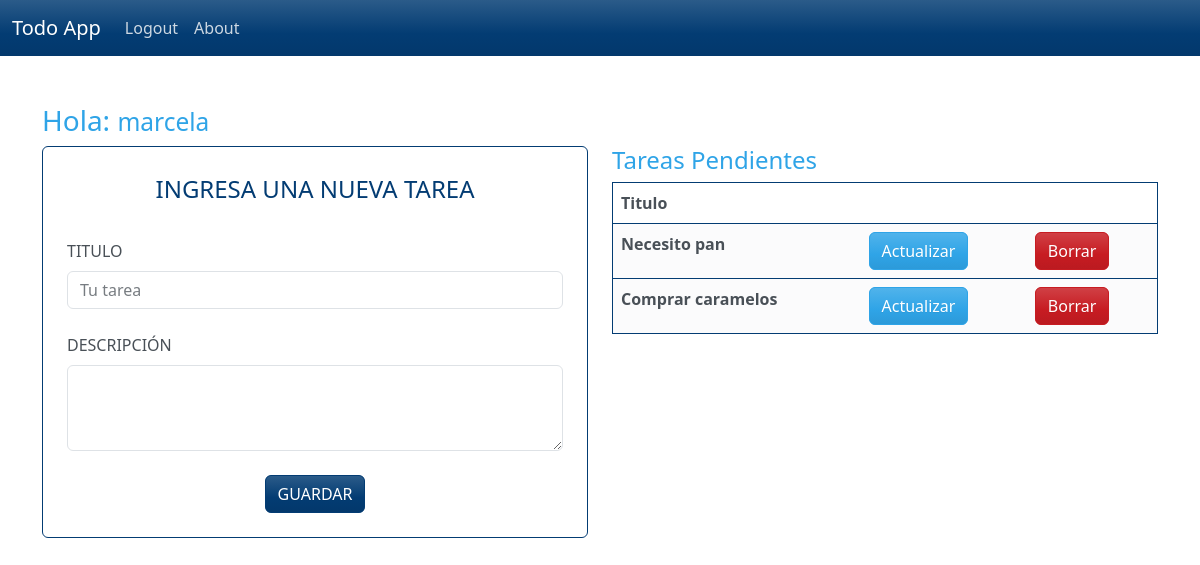
/tareas (signed in), run on an earlier commit of the app's database.
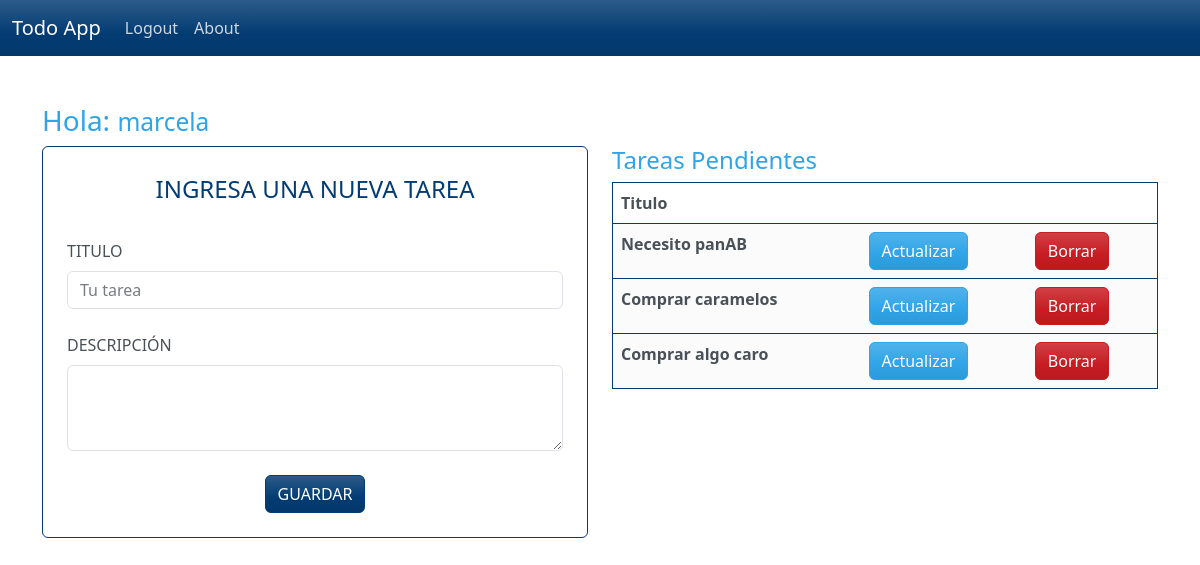
And on a later commit of the database.
### tables this page shows
CREATE TABLE tareas (
                id INTEGER PRIMARY KEY AUTOINCREMENT,
                titulo TEXT NOT NULL,
                descripcion TEXT,
                fecha_creacion TEXT DEFAULT CURRENT_TIMESTAMP,
                user_id INTEGER NOT NULL,
                FOREIGN KEY (user_id) REFERENCES users(id) ON DELETE CASCADE
            );

### main.py (the view)
@app.route('/tareas', methods=["GET", "POST"])
def tareas():
    if 'user_id' not in session:
        return redirect(url_for('login'))
    tareas = []
    user_id = session['user_id']
    user_name = session['username']
    if 'user_id' not in session:
        return redirect(url_for('login'))
    if request.method == "POST":
        titulo = request.form['titulo'].strip()
        descripcion = request.form['descripcion'].strip()
        agregar_tarea(titulo,descripcion,user_id)
    tareas = buscar_tareas_por_user_id(user_id)
    print(tareas)
    return render_template('tareas.html',logged_in=True,user_name=user_name,tareas=tareas)

### database.py (called while the page is built)
def buscar_tareas_por_user_id(userid):
    with sqlite3.connect(DATABASE_PATH) as conn:
        conn.row_factory = sqlite3.Row #para que regrese un diccionario
        cursor = conn.cursor()
        cursor.execute("SELECT * FROM tareas WHERE user_id = ?",(userid,))
        tareas = cursor.fetchall()
        return tareas

### templates/tareas.html (shortened to what this page needs)
{% extends "base.html" %} {% block content %}
<div class="container mt-5">
  <div class="row">
    <h3>Hola: <small>{{user_name}}</small></h3>
  </div>
  <div class="row">
    <div class="col-12 col-md-6">
      <form method="post" class="border border-1 border-info p-4 rounded">
        <legend class="text-uppercase text-center text-info">
          Ingresa una nueva tarea
        </legend>
        <div class="row">
          <div>
            <label for="titulo" class="form-label mt-4 text-uppercase"
              >Titulo</label
            >
            <input
              type="text"
              class="form-control"
              id="titulo"
              name="titulo"
              placeholder="Tu tarea"
              autocomplete="off"
            />
          </div>
        </div>
        <div>
          <label for="exampleTextarea" class="text-uppercase form-label mt-4"
            >Descripción</label
          >
          <textarea
            class="form-control"
            name="descripcion"
            id="descripcion"
            rows="3"
          ></textarea>
        </div>
        <button
          class="btn btn-info text-uppercase mt-4 d-block mx-auto"
          type="submit"
        >
          Guardar
        </button>
      </form>
    </div>
    <div class="col-12 col-md-6">
        {% if tareas %}
            <h4>Tareas Pendientes</h4>
            <table class="table table-hover border border-1 border-info p-4">
            <thead>
                <tr>
                    <th scope="col">Titulo</th>
                    <th scope="col"></th>
                    <th scope="col"></th>
                </tr>
            </thead>
            {% for tarea in tareas %}
                <tr class="table-secondary border border-1 border-info p-4">
                <th scope="row">{{tarea['titulo']}}</th>
                <td><a class="btn btn-primary" href="{{ url_for('actulizar_tarea', id=tarea['id']) }}"">Actualizar</a></td>
                <td>
                    <form action="{{ url_for('borrar_tarea', id=tarea['id']) }}" method="POST" style="display:inline;">
                    <button class="btn btn-danger" type="submit">Borrar</button>
                </form>
                </td>
                </tr>
            {% endfor %}
            </table>
        {% else %}
             <p>NO Hay tareas</p>
        {% endif %}
    </div>
  </div>
</div>
{% endblock %}

What changed in the data, as far as the page shows it:
changed tareas: titulo "Necesito pan" → "Necesito panAB"
added tareas: titulo "Comprar algo caro"
